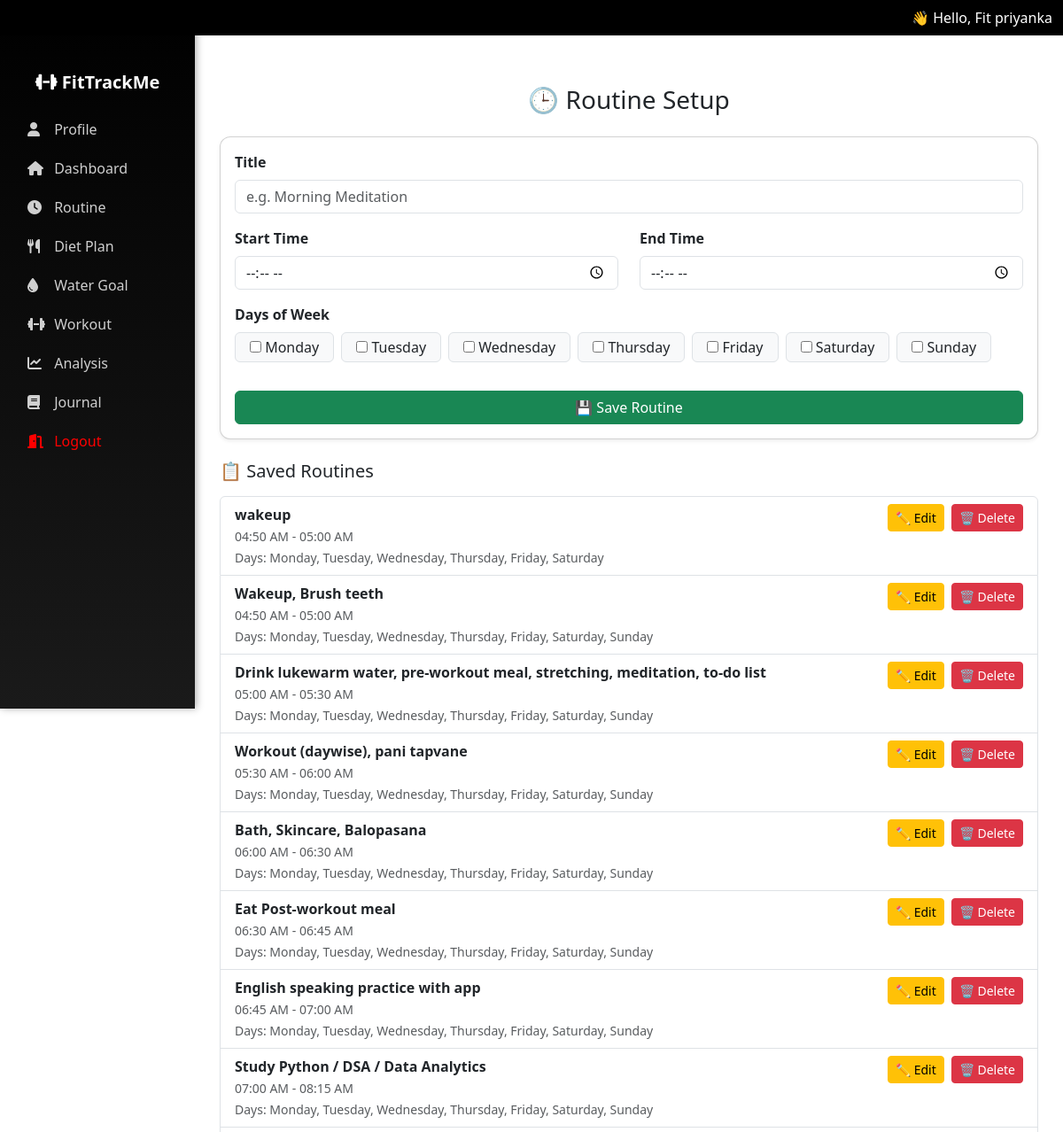
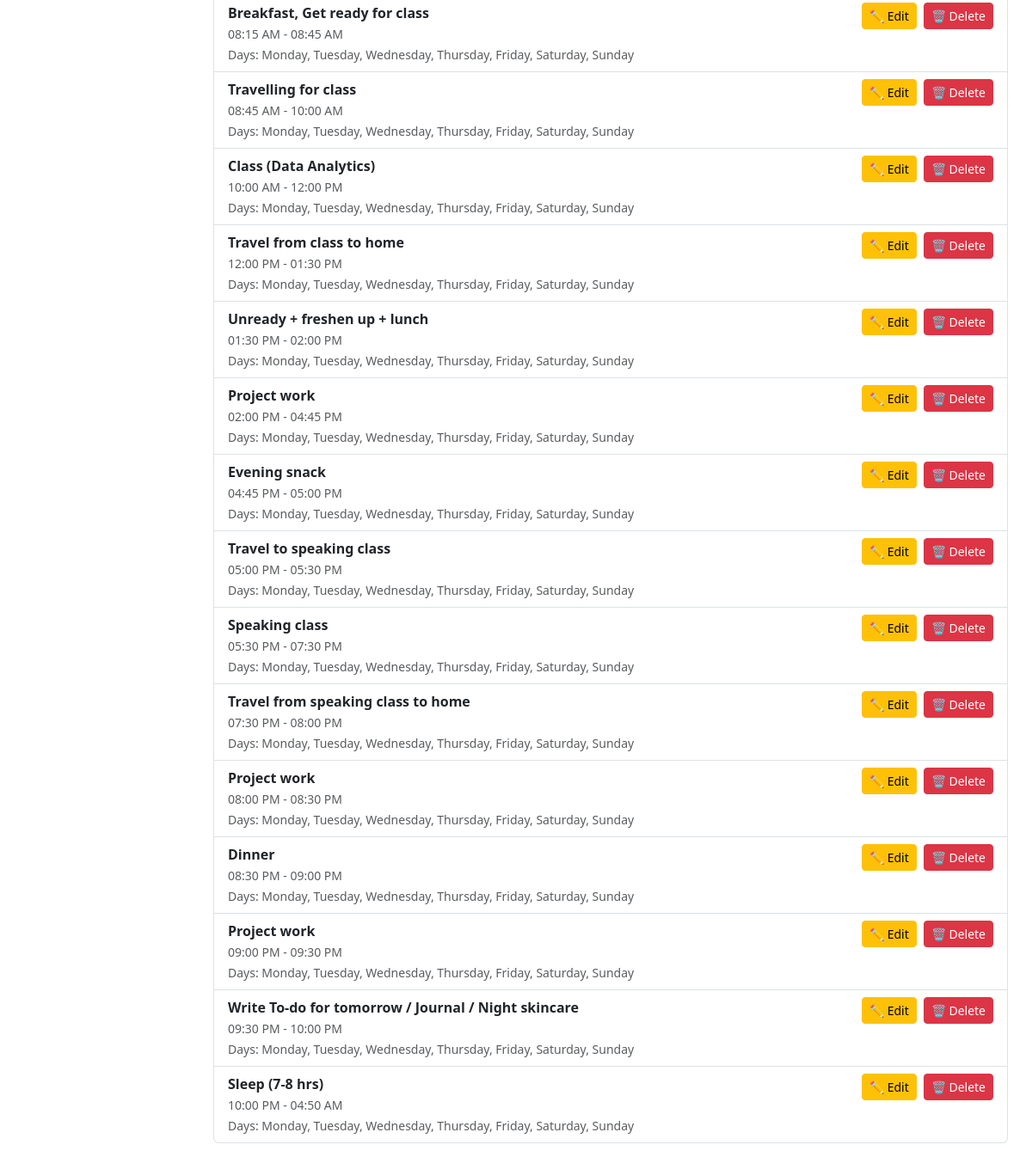
The page /fit/routine-setup/ (signed in) on the database as committed earlier (2 pictures, top to bottom).
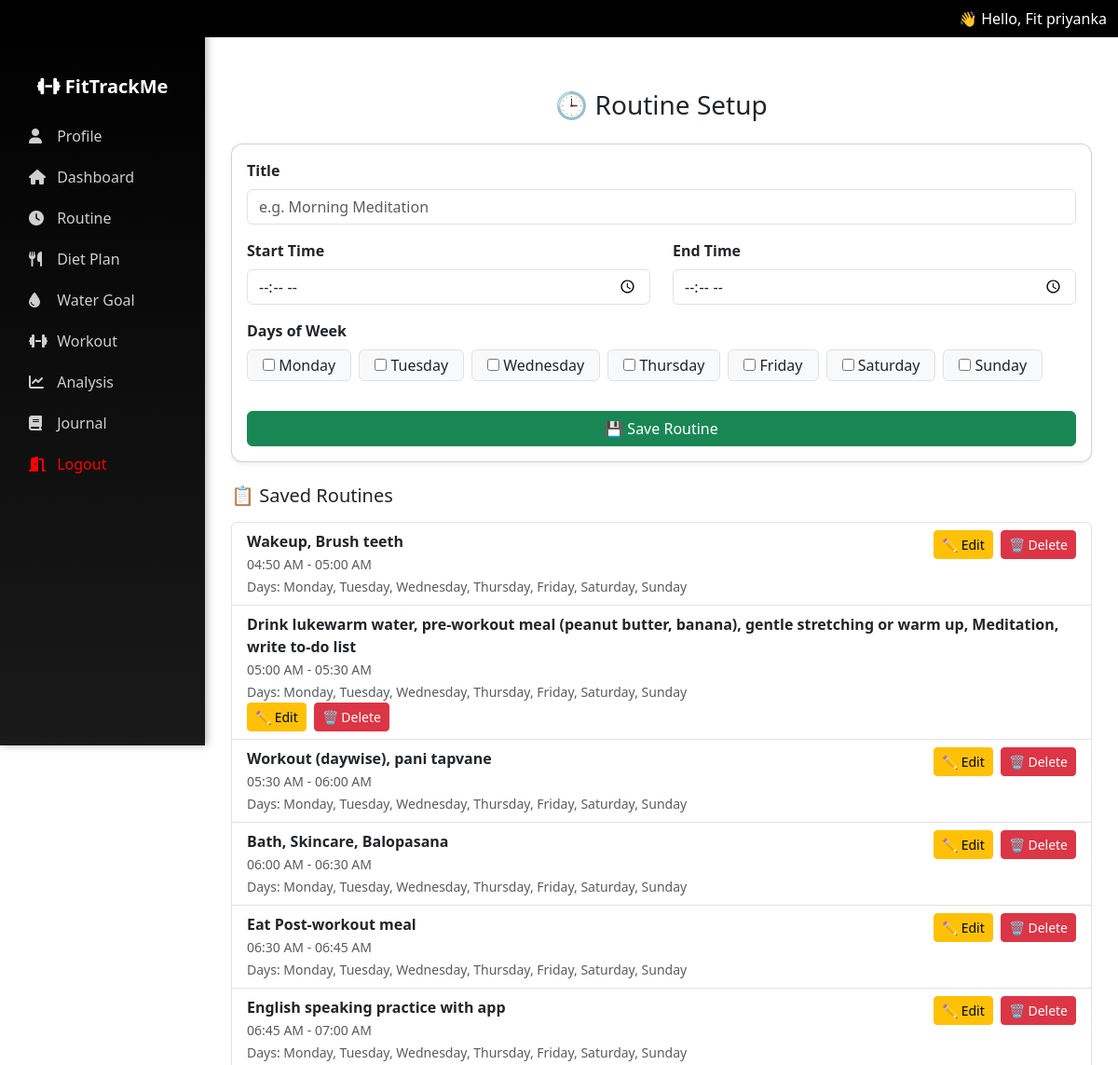
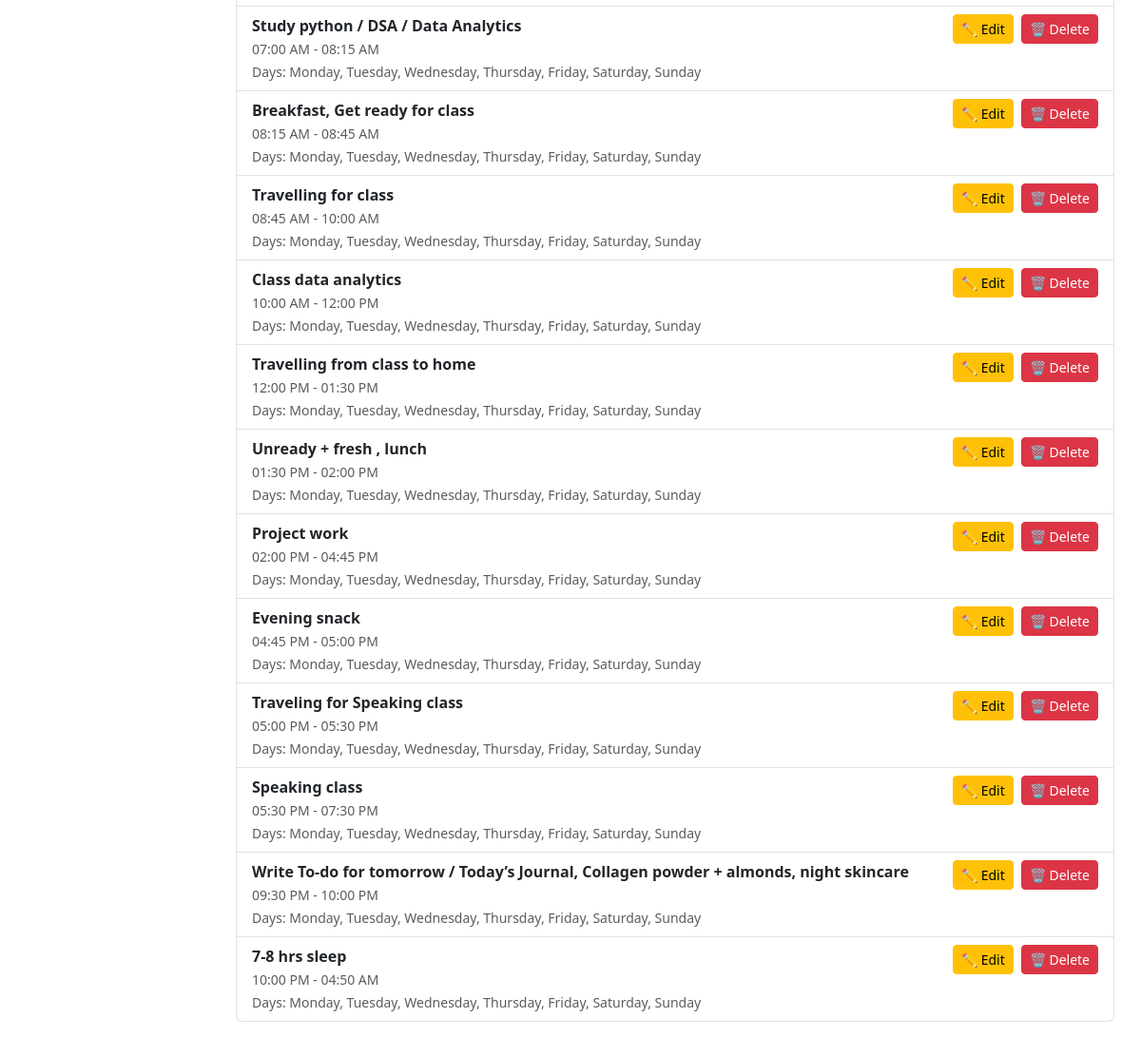
The same page on the database as committed later (2 pictures, top to bottom).
### fit/models.py (models this page shows, shortened)
class DailyRoutine(models.Model):
    user = models.ForeignKey(User, on_delete=models.CASCADE)
    title = models.CharField(max_length=100)
    description = models.TextField(blank=True, null=True)
    start_time = models.TimeField()
    end_time = models.TimeField()
    days = models.JSONField(default=list)  # ["Monday", "Tuesday", ...]
    is_active = models.BooleanField(default=True)
    is_auto = models.BooleanField(default=False)

### fit/views.py (the view, shortened to what this page needs)
# urls.py: path('routine-setup/', views.routine_setup, name='routine_setup'),
@login_required
def routine_setup(request):
    weekdays = ["Monday", "Tuesday", "Wednesday", "Thursday", "Friday", "Saturday", "Sunday"]
    routines = DailyRoutine.objects.filter(user=request.user, is_auto=False).order_by("start_time")
    return render(request, "routine_setup.html", {
        "weekdays": weekdays,
        "routines": routines,
    })

### fit/context_processors.py (called while the page is built)
def user_profile(request):
    if request.user.is_authenticated:
        try:
            profile = UserProfile.objects.get(user=request.user)
            return {'user_full_name': profile.full_name}
        except UserProfile.DoesNotExist:
            return {'user_full_name': request.user.username}
    return {}

### fit/templatetags/custom_filters.py (called while the page is built)
@register.filter
def first_name(value):
    if not value:
        return ""
    parts = value.strip().split()
    if parts[0].lower().replace('.', '') in ['mr', 'mrs', 'ms', 'dr']:
        return parts[1] if len(parts) > 1 else parts[0]
    return parts[0]

### fit/templates/routine_setup.html (shortened to what this page needs)
{% extends "base.html" %}
{% block content %}
<div class="container mt-4">
  <h3 class="mb-4 text-center">🕒 Routine Setup</h3>
  <form method="POST" class="card p-3 mb-4 shadow-sm">
    <div class="mb-3">
      <label class="form-label fw-semibold">Title</label>
      <input type="text" name="title" class="form-control" placeholder="e.g. Morning Meditation" required>
    </div>
    <div class="row mb-3">
      <div class="col-md-6 mb-3 mb-md-0">
        <label class="form-label fw-semibold">Start Time</label>
        <input type="time" name="start_time" class="form-control" required>
      </div>
      <div class="col-md-6">
        <label class="form-label fw-semibold">End Time</label>
        <input type="time" name="end_time" class="form-control" required>
      </div>
    </div>
    <div class="mb-3">
      <label class="form-label fw-semibold">Days of Week</label>
      <div class="d-flex flex-wrap gap-2">
        {% for day in weekdays %}
        <label class="form-check-label border rounded px-3 py-1 bg-light">
          <input type="checkbox" name="days" value="{{ day }}"> {{ day }}
        </label>
        {% endfor %}
      </div>
    </div>
    <button type="submit" class="btn btn-success w-100 mt-3">💾 Save Routine</button>
  </form>
  <h5 class="mt-4 mb-3">📋 Saved Routines</h5>
  {% if routines %}
  <ul class="list-group">
    {% for r in routines %}
    <li class="list-group-item d-flex justify-content-between align-items-start flex-wrap">
      <div class="flex-grow-1">
        <strong>{{ r.title }}</strong><br>
        <small class="text-muted">
          {{ r.start_time|time:"h:i A" }} - {{ r.end_time|time:"h:i A" }} <br>
          Days: {{ r.days|join:", " }}
        </small>
      </div>
      <div class="d-flex gap-2 mt-2 mt-md-0">
        <button type="button" class="btn btn-sm btn-warning edit-btn"
          data-id="{{ r.id }}"
          data-title="{{ r.title }}"
          data-start="{{ r.start_time|time:'H:i' }}"
          data-end="{{ r.end_time|time:'H:i' }}"
          data-days="{{ r.days|join:',' }}">
          ✏️ Edit
        </button>
        <form method="POST" action="{% url 'delete_routine' r.id %}"
          onsubmit="return confirm('Are you sure you want to delete this routine?');">
          <button type="submit" class="btn btn-sm btn-danger">🗑 Delete</button>
        </form>
      </div>
    </li>
    {% endfor %}
  </ul>
  {% else %}
  <p class="text-muted text-center">No routines added yet.</p>
  {% endif %}
</div>
{% endblock %}

Rows that differ between the two databases and show on the page:
removed DailyRoutine: title "wakeup", start_time "04:50 AM", end_time "05:00 AM", days "Monday, Tuesday, Wednesday, Thursday, Friday, Saturday"
removed DailyRoutine: title "Drink lukewarm water, pre-workout meal, stretching, meditation, to-do list", start_time "05:00 AM", end_time "05:30 AM", days "Monday, Tuesday, Wednesday, Thursday, Friday, Saturday, Sunday"
removed DailyRoutine: title "Study Python / DSA / Data Analytics", start_time "07:00 AM", end_time "08:15 AM", days "Monday, Tuesday, Wednesday, Thursday, Friday, Saturday, Sunday"
removed DailyRoutine: title "Class (Data Analytics)", start_time "10:00 AM", end_time "12:00 PM", days "Monday, Tuesday, Wednesday, Thursday, Friday, Saturday, Sunday"
removed DailyRoutine: title "Travel from class to home", start_time "12:00 PM", end_time "01:30 PM", days "Monday, Tuesday, Wednesday, Thursday, Friday, Saturday, Sunday"
removed DailyRoutine: title "Unready + freshen up + lunch", start_time "01:30 PM", end_time "02:00 PM", days "Monday, Tuesday, Wednesday, Thursday, Friday, Saturday, Sunday"
removed DailyRoutine: title "Travel to speaking class", start_time "05:00 PM", end_time "05:30 PM", days "Monday, Tuesday, Wednesday, Thursday, Friday, Saturday, Sunday"
removed DailyRoutine: title "Travel from speaking class to home", start_time "07:30 PM", end_time "08:00 PM", days "Monday, Tuesday, Wednesday, Thursday, Friday, Saturday, Sunday"
removed DailyRoutine: title "Project work", start_time "08:00 PM", end_time "08:30 PM", days "Monday, Tuesday, Wednesday, Thursday, Friday, Saturday, Sunday"
removed DailyRoutine: title "Dinner", start_time "08:30 PM", end_time "09:00 PM", days "Monday, Tuesday, Wednesday, Thursday, Friday, Saturday, Sunday"
removed DailyRoutine: title "Project work", start_time "09:00 PM", end_time "09:30 PM", days "Monday, Tuesday, Wednesday, Thursday, Friday, Saturday, Sunday"
removed DailyRoutine: title "Write To-do for tomorrow / Journal / Night skincare", start_time "09:30 PM", end_time "10:00 PM", days "Monday, Tuesday, Wednesday, Thursday, Friday, Saturday, Sunday"
removed DailyRoutine: title "Sleep (7-8 hrs)", start_time "10:00 PM", end_time "04:50 AM", days "Monday, Tuesday, Wednesday, Thursday, Friday, Saturday, Sunday"
added DailyRoutine: title "Drink lukewarm water, pre-workout meal (peanut butter, banana), gentle stretching or warm up, Meditation, write to-do list", start_time "05:00 AM", end_time "05:30 AM", days "Monday, Tuesday, Wednesday, Thursday, Friday, Saturday, Sunday"
added DailyRoutine: title "Study python / DSA / Data Analytics", start_time "07:00 AM", end_time "08:15 AM", days "Monday, Tuesday, Wednesday, Thursday, Friday, Saturday, Sunday"
added DailyRoutine: title "Class data analytics", start_time "10:00 AM", end_time "12:00 PM", days "Monday, Tuesday, Wednesday, Thursday, Friday, Saturday, Sunday"
added DailyRoutine: title "Travelling from class to home", start_time "12:00 PM", end_time "01:30 PM", days "Monday, Tuesday, Wednesday, Thursday, Friday, Saturday, Sunday"
added DailyRoutine: title "Unready + fresh , lunch", start_time "01:30 PM", end_time "02:00 PM", days "Monday, Tuesday, Wednesday, Thursday, Friday, Saturday, Sunday"
added DailyRoutine: title "Traveling for Speaking class", start_time "05:00 PM", end_time "05:30 PM", days "Monday, Tuesday, Wednesday, Thursday, Friday, Saturday, Sunday"
added DailyRoutine: title "Write To-do for tomorrow / Today’s Journal, Collagen powder + almonds, night skincare", start_time "09:30 PM", end_time "10:00 PM", days "Monday, Tuesday, Wednesday, Thursday, Friday, Saturday, Sunday"
added DailyRoutine: title "7-8 hrs sleep", start_time "10:00 PM", end_time "04:50 AM", days "Monday, Tuesday, Wednesday, Thursday, Friday, Saturday, Sunday"
